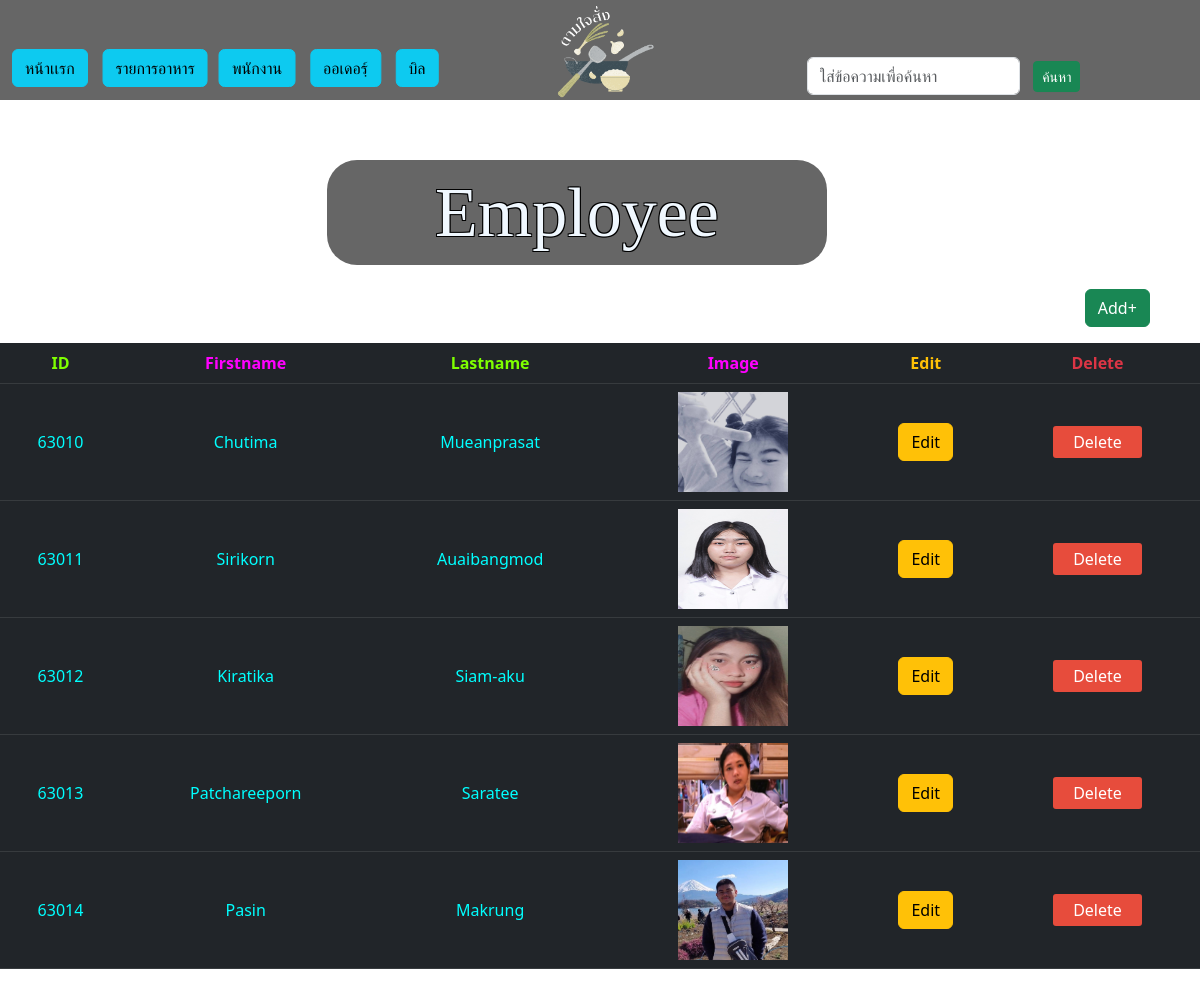
The app's page /menu_emp.php (signed in) with its own data.
### tables this page shows
CREATE TABLE `employee` (
  `Employee_ID` int(5) NOT NULL,
  `First_nameEm` varchar(20) NOT NULL,
  `Last_nameEm` varchar(25) NOT NULL,
  `Image_emp` varchar(50) NOT NULL
);

### menu_emp.php (the view, shortened to what this page needs)
<?php
include 'connectionpdo.php';
if (!$_SESSION['userlevel'] == 'Admin') {
        header("Location: index.php");
    }else{
$query = "SELECT * FROM employee";
$stmt = $conn->query($query);
?>
<!DOCTYPE html>
<html>
    <head>
        <link rel="stylesheet" href="csstest.css">
         <link rel="stylesheet" href="menucss.css">
         <link rel="stylesheet" href="bootstrap-5.3.0-alpha1-dist/css/bootstrap.min.css">
    </head>
<header>
    <nav>
            <img class= "logo rounded" src="pic/lll2.png" alt="LOGO">
           <div class = "container headcon">
               <a href="indexadmin.php" class="btn btn-info a"> หน้าเเรก</a>
                <a href="menu.php" class="btn btn-info b">รายการอาหาร</a>
                <a href="menu_emp.php" class="btn btn-info c">พนักงาน</a>
                <a href="menu_order.php" class="btn btn-info d">ออเดอรฺ์</a>
                <a href="menu_Bill.php" class="btn btn-info e">บิล</a>
           </div>
               <form class="form-horizontal for" action="#" method="post">
                    <div class="row">
                        <div class="form-group">
                            <div class="col-sm-10 search">
                                  <input type="text" class="form-control" name="search" placeholder="ใส่ข้อความเพื่อค้นหา">
                            </div>
                            <div class="col-sm-2 but">
                                  <button type="submit" name="save" class="btn btn-success btn-sm" >ค้นหา</button>
                            </div>
                        </div>
                    </div>
                </form>
        </nav>
  </header>
  <div class="home-news-container container">
           <div class="row row-head justify-content-center">
               <div class="col-lg-20 col-6 new-item form text-center">
                       <div class="menu">Employee</div>
               </div>
            </div>
    </div>
<a href="add_emp.php" class="btn btn-success mb-3 ad">Add+</a>
<body>
  <table border="1" cellspacing="0" cellpadding="0" class="table table-dark table-hover align-middle">
    <tr class="heading">
        <th class='tabgG'>ID</th>
        <th class='tabgP'>Firstname</th>
        <th class='tabgG'>Lastname</th>
        <th class='tabgP'>Image</th>
        <th class='text-warning'>Edit</th>
        <th class='text-danger'>Delete</th>
    </tr>
    <?php
    if ($stmt->rowCount() > 0) {
        while ($result = $stmt->fetch(PDO::FETCH_ASSOC)) {
            echo "
                <tr class='data'>
                    <td>".$result['Employee_ID']."</td>
                    <td>".$result['First_nameEm']."</td>
                    <td>".$result['Last_nameEm']."</td>
                    <td><img src='uploademp/".$result['Image_emp']."' width='110px' height='100px' alt=''></td>
                    <td><a href='edit_emp.php?update_idemp=".$result['Employee_ID']."' class='btn btn-warning'>Edit</a></td>
                    <td>
    <a href='delete_emp.php?id=".$result['Employee_ID']."' id='btn' onclick='return confirm(\"ต้องการลบรายการอาหารนี้ออกหรือไม่\")'>Delete</a>
</td>
                </tr>";
        }
    }
?>
</table>
<?php include_once("foot.php"); ?>
<?php } ?>

### csstest.css (style rules this page uses)
body { background-image: url("pic/bc.avif"); background-repeat: repeat; max-width: 100%; height: auto; }
.logo { max-width: 150px; height: auto; position: absolute; left: 50%; transform: translate(-50%,29%); }
.menu { color: aliceblue; font-size: 70px; width: 100%; width: 500px; font-size: ; font-family: cursive; background-color: rgba(0, 0, 0, 0.6); text-shadow: 1px 1px 0 #000, -1px -1px 0 #000, 1px -1px 0 #000, -1px 1px 0 #000; border-radius: 30px; height: auto; }
nav { display: flex; align-items: flex-end; justify-content: center; background: rgba(0, 0, 0, 0.6); width: 100%; height: 100px; padding-top: 30px; padding-bottom: 12px; text-align: center; position: relative; }
nav a { display: contents; color: #fff; text-decoration: none; font-size: 85%; padding-left: 5%; padding-right: 1%; margin-bottom: 1px; transition: all 0.8s ease-in-out; }
nav .a { transform: translate(0%,0%); }
nav .b { transform: translate(10%,0%); }
nav .c { transform: translate(23%,0%); }
nav .d { transform: translate(40%,0%); }
nav .e { transform: translate(90%,0%); }
body { padding: 0; margin: 0; background-color: floralwhite; }
.headcon { display: inline-block; width: 100%; text-align: left; }
.new-item { padding: 24px; text-align: center; }
.row-head { display: flex; justify-content: center; padding-left: 25 }
table { border: 0.1px; }
td { color: aqua; }
.tabgG { color: chartreuse; }
.tabgP { color: fuchsia; }

### menucss.css (style rules this page uses)
header { margin-bottom: 3%; width: 100%; height: auto; }
body { width: 100%; height: auto; background-color: #34495e; position: relative; font-family: 'verdana',sans-serif; }
.ad { margin-left: 90.4%; transition: all 0.8s ease-in-out; }
.for { display: inline-block; }
div .search { float: right; margin-bottom: -50%; margin-right:70%; }
div .but { transform: translatey(13%); float: left; margin-left: 35%; transition: all 0.8s ease-in-out; }
tr { text-align: center; }
.data { text-align: center; color: #FFFF; }
.data td { padding: 15px 0; }
#btn { text-decoration: none; color: #FFF; background-color: #e74c3c; padding: 5px 20px; border-radius: 3px; transition: all 0.8s ease-in-out; }

### menu_emp.php (style rules this page uses)
table { border: 0.1px; }
.tabgG { color: chartreuse; }
.tabgP { color: fuchsia; }
td { padding-right: 100px; color: aqua; }

### records on screen
employee: Employee_ID "63010", First_nameEm "Chutima", Last_nameEm "Mueanprasat", Image_emp (picture)
employee: Employee_ID "63011", First_nameEm "Sirikorn", Last_nameEm "Auaibangmod", Image_emp (picture)
employee: Employee_ID "63012", First_nameEm "Kiratika", Last_nameEm "Siam-aku", Image_emp (picture)
employee: Employee_ID "63013", First_nameEm "Patchareeporn", Last_nameEm "Saratee", Image_emp (picture)
employee: Employee_ID "63014", First_nameEm "Pasin", Last_nameEm "Makrung", Image_emp (picture)
